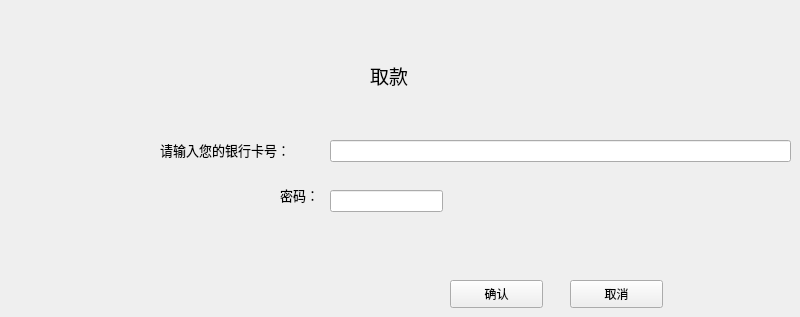
    <widget class="QWidget" name="page_11">
     <widget class="QLabel" name="label_44">
      <property name="geometry">
       <rect>
        <x>370</x>
        <y>60</y>
        <width>61</width>
        <height>31</height>
       </rect>
      </property>
      <property name="text">
       <string>&lt;html&gt;&lt;head/&gt;&lt;body&gt;&lt;p&gt;&lt;span style=&quot; font-size:14pt;&quot;&gt;取款&lt;/span&gt;&lt;/p&gt;&lt;/body&gt;&lt;/html&gt;</string>
      </property>
     </widget>
     <widget class="QLabel" name="label_45">
      <property name="geometry">
       <rect>
        <x>160</x>
        <y>140</y>
        <width>161</width>
        <height>21</height>
       </rect>
      </property>
      <property name="text">
       <string>&lt;html&gt;&lt;head/&gt;&lt;body&gt;&lt;p&gt;&lt;span style=&quot; font-size:10pt;&quot;&gt;请输入您的银行卡号：&lt;/span&gt;&lt;/p&gt;&lt;/body&gt;&lt;/html&gt;</string>
      </property>
     </widget>
     <widget class="QLabel" name="label_46">
      <property name="geometry">
       <rect>
        <x>280</x>
        <y>180</y>
        <width>41</width>
        <height>31</height>
       </rect>
      </property>
      <property name="text">
       <string>&lt;html&gt;&lt;head/&gt;&lt;body&gt;&lt;p&gt;&lt;span style=&quot; font-size:10pt;&quot;&gt;密码：&lt;/span&gt;&lt;/p&gt;&lt;/body&gt;&lt;/html&gt;</string>
      </property>
     </widget>
     <widget class="QLineEdit" name="lineEdit_15">
      <property name="geometry">
       <rect>
        <x>330</x>
        <y>140</y>
        <width>461</width>
        <height>22</height>
       </rect>
      </property>
     </widget>
     <widget class="QLineEdit" name="lineEdit_16">
      <property name="geometry">
       <rect>
        <x>330</x>
        <y>190</y>
        <width>113</width>
        <height>22</height>
       </rect>
      </property>
     </widget>
     <widget class="QPushButton" name="pushButton_23">
      <property name="geometry">
       <rect>
        <x>450</x>
        <y>280</y>
        <width>93</width>
        <height>28</height>
       </rect>
      </property>
      <property name="text">
       <string>确认</string>
      </property>
     </widget>
     <widget class="QPushButton" name="return_tof8">
      <property name="geometry">
       <rect>
        <x>570</x>
        <y>280</y>
        <width>93</width>
        <height>28</height>
       </rect>
      </property>
      <property name="text">
       <string>取消</string>
      </property>
     </widget>
    </widget>
